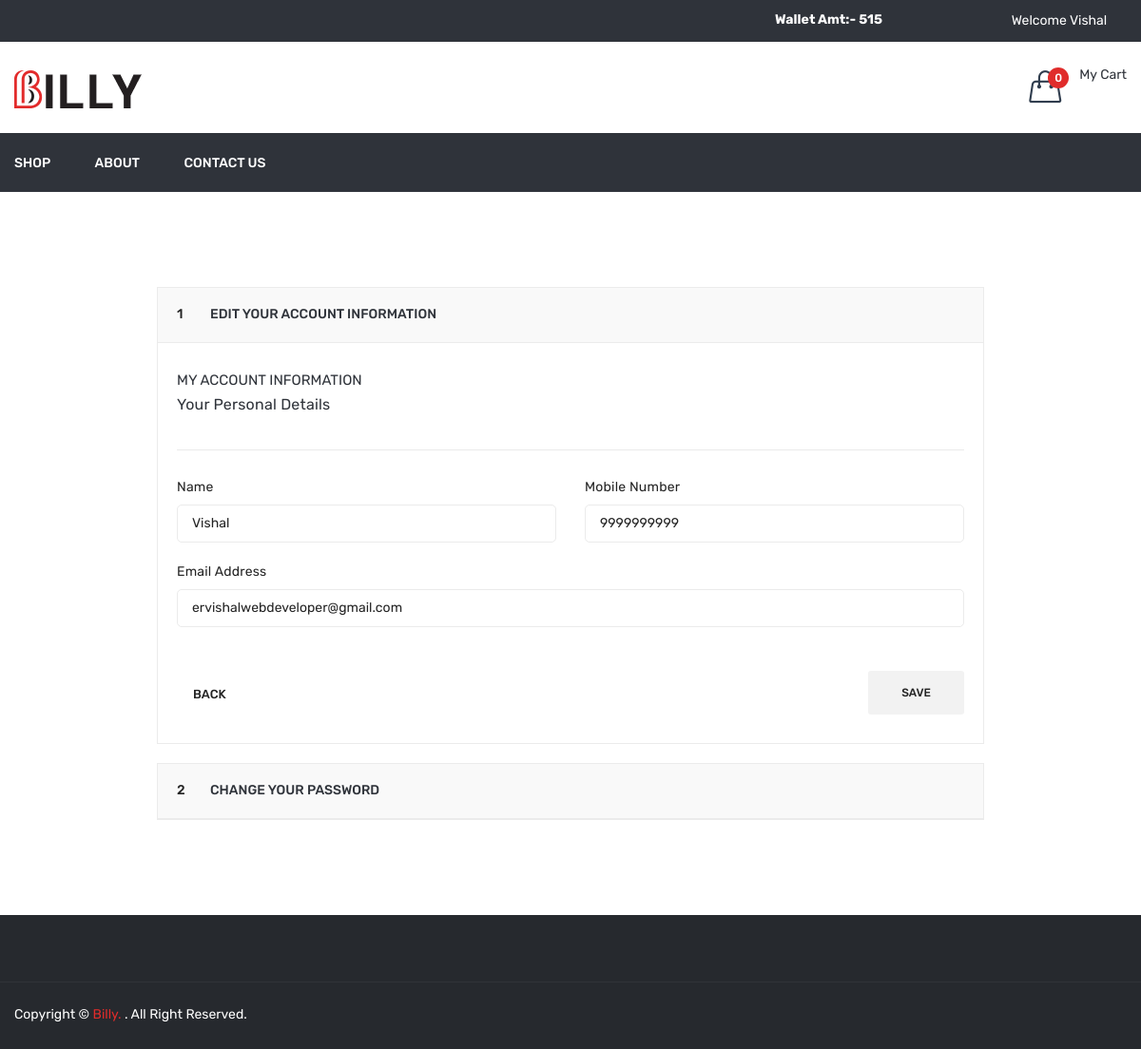
The page /profile.php (signed in) on the database its author committed.
### tables this page shows
CREATE TABLE `user` (
  `id` int(11) NOT NULL,
  `name` varchar(50) NOT NULL,
  `email` varchar(50) NOT NULL,
  `mobile` varchar(15) NOT NULL,
  `password` varchar(100) NOT NULL,
  `status` int(11) NOT NULL,
  `email_verify` int(11) NOT NULL,
  `rand_str` varchar(20) NOT NULL,
  `added_on` datetime NOT NULL
);

### function.inc.php (called while the page is built, shortened)
	<?php
function getUserDetailsByid($uid=''){
	global $con;
	$data['name']='';
	$data['email']='';
	$data['mobile']='';
	if(isset($_SESSION['FOOD_USER_ID'])){
		$uid=$_SESSION['FOOD_USER_ID'];
	}
	$row=mysqli_fetch_assoc(mysqli_query($con,"select * from user where id='$uid'"));
	$data['name']=$row['name'];
	$data['email']=$row['email'];
	$data['mobile']=$row['mobile'];
	return $data;
}
?>

### profile.php (the view, shortened to what this page needs)
<?php
include ("header.php");
$getUserDetails=getUserDetailsByid();
?>
<div class="myaccount-area pb-80 pt-100">
            <div class="container">
                <div class="row">
                    <div class="ml-auto mr-auto col-lg-9">
                        <div class="checkout-wrapper">
                            <div id="faq" class="panel-group">
                                <div class="panel panel-default">
                                    <div class="panel-heading">
                                        <h5 class="panel-title"><span>1</span> <a data-toggle="collapse" data-parent="#faq" href="#my-account-1">Edit your account information </a></h5>
                                    </div>
                                    <div id="my-account-1" class="panel-collapse collapse show">
                                        <div class="panel-body">
                                            <form method="post" id="frmProfile">
												<div class="billing-information-wrapper">
													<div class="account-info-wrapper">
														<h4>My Account Information</h4>
														<h5>Your Personal Details</h5>
													</div>
													<div class="row">
														<div class="col-lg-6 col-md-6">
															<div class="billing-info">
																<label>Name</label>
																<input type="text" id="uname" name="name" required value="<?php echo $getUserDetails['name']?>">
															</div>
														</div>
														<div class="col-lg-6 col-md-6">
															<div class="billing-info">
																<label>Mobile Number</label>
																<input type="text" name="mobile" value="<?php echo $getUserDetails['mobile']?>" required>
															</div>
														</div>
														<div class="col-lg-12 col-md-12">
															<div class="billing-info">
																<label>Email Address</label>
																<input type="email" readonly="readonly" value="<?php echo $getUserDetails['email']?>">
															</div>
														</div>
													</div>
													<div class="billing-back-btn">
														<div class="billing-back">
															<a href="#"><i class="ion-arrow-up-c"></i> back</a>
														</div>
														<div class="billing-btn">
															<button type="submit" id="profile_submit">Save</button>
														</div>
													</div>
												</div>
											</form>
                                        </div>
                                    </div>
                                </div>
                                <div class="panel panel-default">
                                    <div class="panel-heading">
                                        <h5 class="panel-title"><span>2</span> <a data-toggle="collapse" data-parent="#faq" href="#my-account-2">Change your password </a></h5>
                                    </div>
                                </div>
                            </div>
                        </div>
                    </div>
                </div>
            </div>
        </div>
<?php
include("footer.php");
?>

### rows shown on the page
user: name "Vishal", mobile "9999999999", email "ervishalwebdeveloper@gmail.com"

### other values the page prints
$getWalletAmt "515"
$_SESSION['FOOD_USER_NAME'] "Vishal"
$totalCartDish "0"
